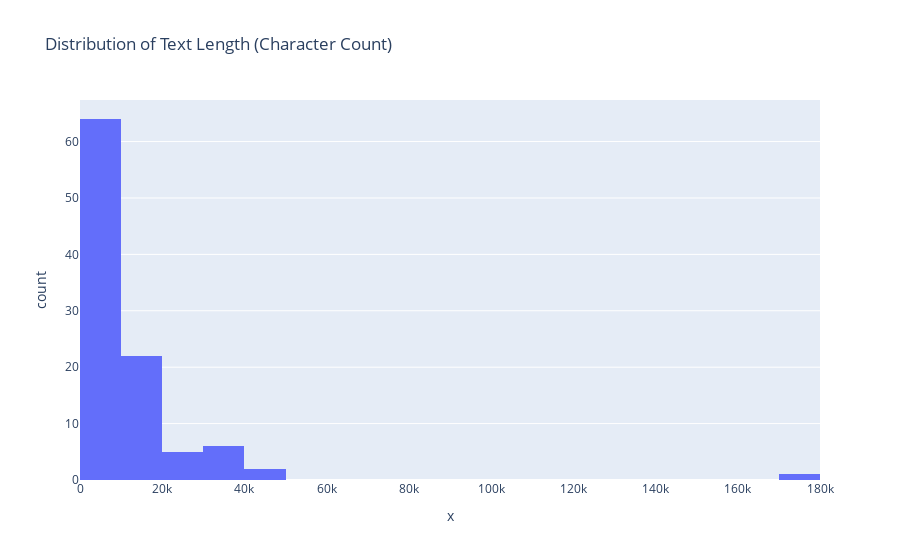

The notebook cell saved with this chart:
### Code cell
px.histogram(x=train_csv['preprocessed_html_text'].apply(len), title="Distribution of Text Length (Character Count)")

### Figure 1 — Plotly figure (JSON) as saved in the notebook; plotly's stock layout.template omitted (floating-point values rounded to 4 significant figures)
{"data": [{"alignmentgroup": "True", "bingroup": "x", "hovertemplate": "x=%{x}<br>count=%{y}<extra></extra>", "legendgroup": "", "marker": {"color": "#636efa", "pattern": {"shape": ""}}, "name": "", "offsetgroup": "", "orientation": "v", "showlegend": false, "type": "histogram", "x": [8274, 22589, 8980, 4053, 4370, 2507, 2678, 1643, 2114, 2551, 2755, 9505, 7693, 7693, 5675, 5675, 9398, 9871, 8079, 3785, 23188, 36216, 6449, 7698, 7318, 19150, 16983, 32316, 35934, 9976, 10528, 31869, 12446, 16378, 42646, 3618, 7046, 4318, 27320, 4942, 11805, 6539, 3803, 4653, 8192, 4897, 30452, 41731, 8608, 2464, 3947, 3461, 5969, 5969, 3400, 3546, 15936, 14574, 7298, 33273, 7472, 13147, 13989, 15553, 7866, 3134, 8696, 6234, 16628, 16116, 18447, 15663, 9392, 3634, 14239, 6970, 15678, 9477, 21642, 9943, 6716, 6797, 4688, 12673, 6430, 4233, 5937, 5937, 4506, 4506, 19033, 5555, 7201, 19092, 20543, 175427, 7044, 13288, 15349, 8628], "xaxis": "x", "yaxis": "y"}], "layout": {"barmode": "relative", "legend": {"tracegroupgap": 0}, "title": {"text": "Distribution of Text Length (Character Count)"}, "xaxis": {"anchor": "y", "domain": [0, 1], "title": {"text": "x"}}, "yaxis": {"anchor": "x", "domain": [0, 1], "title": {"text": "count"}}}}
